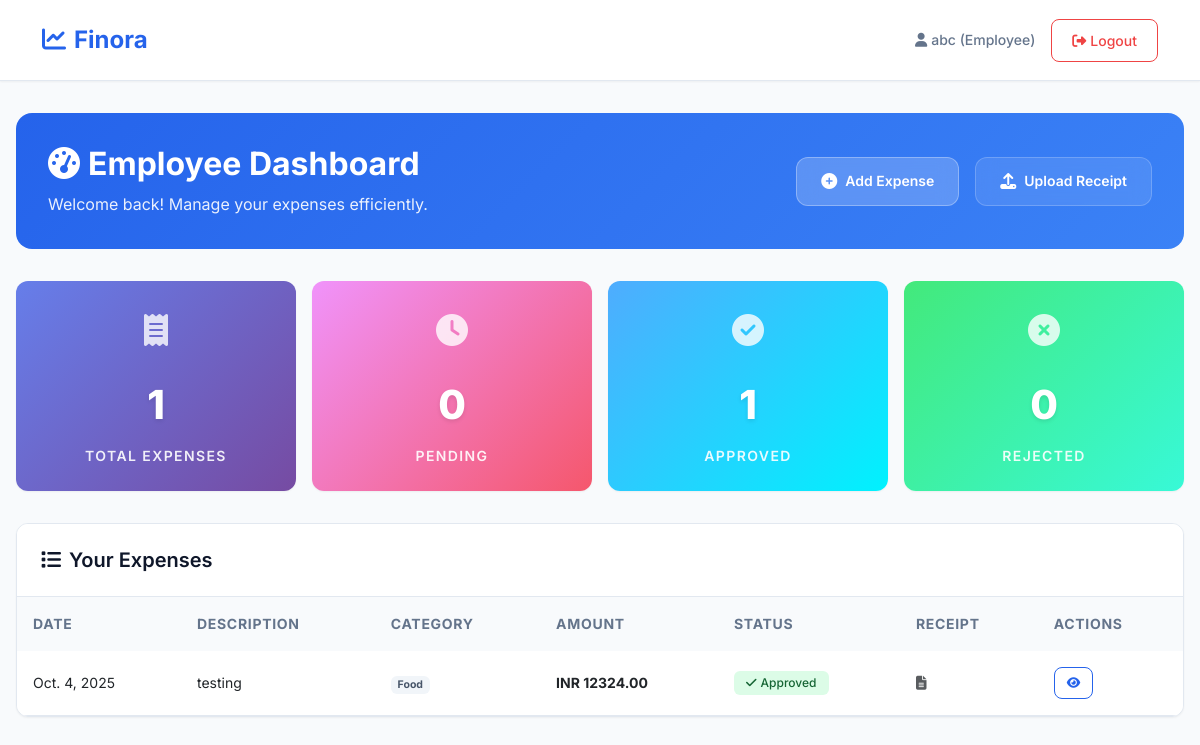
The page /core/employee/dashboard/ (signed in) on the database its author committed.
### user_app/models.py (models this page shows, shortened)
class UserData(models.Model):
    ROLE_CHOICES = [
        ('Admin', 'Admin'),
        ('Manager', 'Manager'),
        ('Employee', 'Employee'),
    ]
    user = models.OneToOneField(User, on_delete=models.CASCADE)
    name = models.CharField(max_length=100, null=True, blank=True)
    email = models.EmailField(unique=True, null=True, blank=True)
    role = models.CharField(max_length=20, choices=ROLE_CHOICES, default='Employee')
    company = models.ForeignKey(CompanyData, on_delete=models.CASCADE, related_name="employees")
    manager = models.ForeignKey("self", on_delete=models.SET_NULL, null=True, blank=True, related_name="team")
    created_at = models.DateTimeField(auto_now_add=True)
    updated_at = models.DateTimeField(auto_now=True)

### core/models.py (models this page shows, shortened)
class Expense(models.Model):
    def receipt_upload_path(instance, filename):
        return f"{instance.employee.company.name}/receipts/user_{instance.employee.id}/{filename}"
    STATUS_CHOICES = [
        ('Draft', 'Draft'),
        ('Pending', 'Pending'),
        ('Approved', 'Approved'),
        ('Rejected', 'Rejected'),
    ]
    CATEGORY_CHOICES = [
        ('Travel', 'Travel'),
        ('Food', 'Food'),
        ('Office Supplies', 'Office Supplies'),
        ('Other', 'Other'),
    ]
    employee = models.ForeignKey(UserData, on_delete=models.CASCADE, related_name='expenses')
    description = models.TextField()
    date = models.DateField()
    category = models.CharField(max_length=50, choices=CATEGORY_CHOICES, default='Other')
    paid_by = models.ForeignKey(
        UserData,
        on_delete=models.SET_NULL,
        null=True,
        blank=True,
        related_name='paid_expenses',
        help_text='The person responsible for paying this expense'
    )
    remarks = models.TextField(blank=True, null=True)
    amount = models.DecimalField(max_digits=10, decimal_places=2)
    currency = models.CharField(max_length=10, default='INR')
    status = models.CharField(max_length=20, choices=STATUS_CHOICES, default='Draft')
    receipt = models.FileField(upload_to=receipt_upload_path, null=True, blank=True)
    created_at = models.DateTimeField(auto_now_add=True)
    updated_at = models.DateTimeField(auto_now=True)
    class Meta:
        ordering = ['-date', '-created_at']

### core/user_views/emp_views.py (the view)
# urls.py: path('employee/dashboard/', emp_views.employee_dashboard, name='employee_dashboard'),
@login_required
def employee_dashboard(request):
    try:
        user_data = UserData.objects.get(user=request.user)
        if user_data.role != 'Employee':
            messages.error(request, 'Access denied. This page is for employees only.')
            return redirect('core:dashboard')
        expenses = Expense.objects.filter(employee=user_data).order_by('-created_at')
        context = {
            'user_data': user_data,
            'expenses': expenses,
            'total_expenses': expenses.count(),
            'pending_expenses': expenses.filter(status='Pending').count(),
            'approved_expenses': expenses.filter(status='Approved').count(),
            'rejected_expenses': expenses.filter(status='Rejected').count(),
        }
        return render(request, 'core/employee_dashboard.html', context)
    except UserData.DoesNotExist:
        messages.error(request, 'User profile not found.')
        return redirect('user_app:login')

### core/templates/core/employee_dashboard.html (shortened to what this page needs)
<!DOCTYPE html>
<html lang="en">
<head>
    <link href="https://cdn.jsdelivr.net/npm/bootstrap@5.3.0/dist/css/bootstrap.min.css" rel="stylesheet">
    <link href="https://cdnjs.cloudflare.com/ajax/libs/font-awesome/6.4.0/css/all.min.css" rel="stylesheet">
</head>
<body>
    <nav class="navbar navbar-expand-lg">
        <div class="container">
            <a class="navbar-brand" href="{% url 'core:dashboard' %}">
                <i class="fas fa-chart-line me-2"></i>Finora
            </a>
            <div class="navbar-nav ms-auto d-flex align-items-center">
                <span class="navbar-text me-3">
                    <i class="fas fa-user me-1"></i>{{ user_data.name }} ({{ user_data.role }})
                </span>
                <a class="btn btn-outline-danger" href="{% url 'user_app:logout' %}">
                    <i class="fas fa-sign-out-alt me-1"></i>Logout
                </a>
            </div>
        </div>
    </nav>
    <div class="main-content">
        <div class="header-section">
            <div class="welcome-content">
                <h1 class="welcome-title">
                    <i class="fas fa-tachometer-alt me-2"></i>Employee Dashboard
                </h1>
                <p class="welcome-subtitle">Welcome back! Manage your expenses efficiently.</p>
            </div>
            <div class="action-buttons">
                <button class="action-btn action-btn-primary" onclick="openAddExpenseModal()">
                    <i class="fas fa-plus-circle"></i>
                    <span>Add Expense</span>
                </button>
                <button class="action-btn action-btn-secondary" onclick="openUploadExpenseModal()">
                    <i class="fas fa-upload"></i>
                    <span>Upload Receipt</span>
                </button>
            </div>
        </div>
        <div class="stats-grid">
            <div class="stat-card">
                <div class="stat-icon">
                    <i class="fas fa-receipt"></i>
                </div>
                <div class="stat-number">{{ total_expenses }}</div>
                <div class="stat-label">Total Expenses</div>
            </div>
            <div class="stat-card">
                <div class="stat-icon">
                    <i class="fas fa-clock"></i>
                </div>
                <div class="stat-number">{{ pending_expenses }}</div>
                <div class="stat-label">Pending</div>
            </div>
            <div class="stat-card">
                <div class="stat-icon">
                    <i class="fas fa-check-circle"></i>
                </div>
                <div class="stat-number">{{ approved_expenses }}</div>
                <div class="stat-label">Approved</div>
            </div>
            <div class="stat-card">
                <div class="stat-icon">
                    <i class="fas fa-times-circle"></i>
                </div>
                <div class="stat-number">{{ rejected_expenses }}</div>
                <div class="stat-label">Rejected</div>
            </div>
        </div>
        <div class="expenses-section">
            <div class="section-header">
                <h5 class="section-title">
                    <i class="fas fa-list me-2"></i>Your Expenses
                </h5>
            </div>
            {% if expenses %}
            <div class="table-responsive">
                <table class="table">
                    <thead>
                        <tr>
                            <th>Date</th>
                            <th>Description</th>
                            <th>Category</th>
                            <th>Amount</th>
                            <th>Status</th>
                            <th>Receipt</th>
                            <th>Actions</th>
                        </tr>
                    </thead>
                    <tbody>
                        {% for expense in expenses %}
                        <tr class="expense-row">
                            <td>{{ expense.date }}</td>
                            <td>{{ expense.description|truncatechars:50 }}</td>
                            <td>
                                <span class="badge badge-secondary">{{ expense.category }}</span>
                            </td>
                            <td>
                                <strong>{{ expense.currency }} {{ expense.amount }}</strong>
                            </td>
                            <td>
                                {% if expense.status == 'Approved' %}
                                <span class="badge badge-success status-badge">
                                    <i class="fas fa-check me-1"></i>{{ expense.status }}
                                </span>
                                {% elif expense.status == 'Rejected' %}
                                <span class="badge badge-danger status-badge">
                                    <i class="fas fa-times me-1"></i>{{ expense.status }}
                                </span>
                                {% elif expense.status == 'Pending' %}
                                <span class="badge badge-warning status-badge">
                                    <i class="fas fa-clock me-1"></i>{{ expense.status }}
                                </span>
                                {% else %}
                                <span class="badge badge-secondary status-badge">
                                    <i class="fas fa-edit me-1"></i>{{ expense.status }}
                                </span>
                                {% endif %}
                            </td>
                            <td>
                                {% if expense.receipt %}
                                <i class="fas fa-file-alt text-success"></i>
                                {% else %}
                                <i class="fas fa-file-alt text-muted"></i>
                                {% endif %}
                            </td>
                            <td>
                                <button class="btn btn-sm btn-outline-primary"
                                    onclick="viewExpenseDetails('{{expense.id}}')">
                                    <i class="fas fa-eye"></i>
                                </button>
                            </td>
                        </tr>
                        {% endfor %}
                    </tbody>
                </table>
            </div>
            {% else %}
            <div class="empty-state">
                <i class="fas fa-inbox"></i>
                <h5>No expenses found</h5>
                <p>Start by adding your first expense!</p>
            </div>
            {% endif %}
        </div>
    </div>
</body>
</html>

### rows shown on the page
UserData: name "abc", role "Employee"
Expense: date "Oct. 4, 2025", description "testing", category "Food", currency "INR", amount "12324.00", status "Approved"

### other values the page prints
{{ total_expenses }} "1"
{{ pending_expenses }} "0"
{{ approved_expenses }} "1"
{{ rejected_expenses }} "0"
